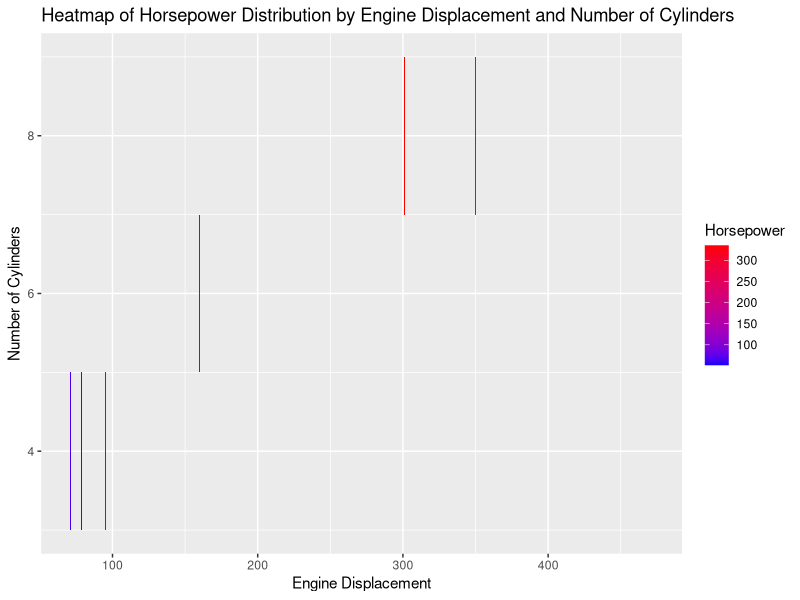
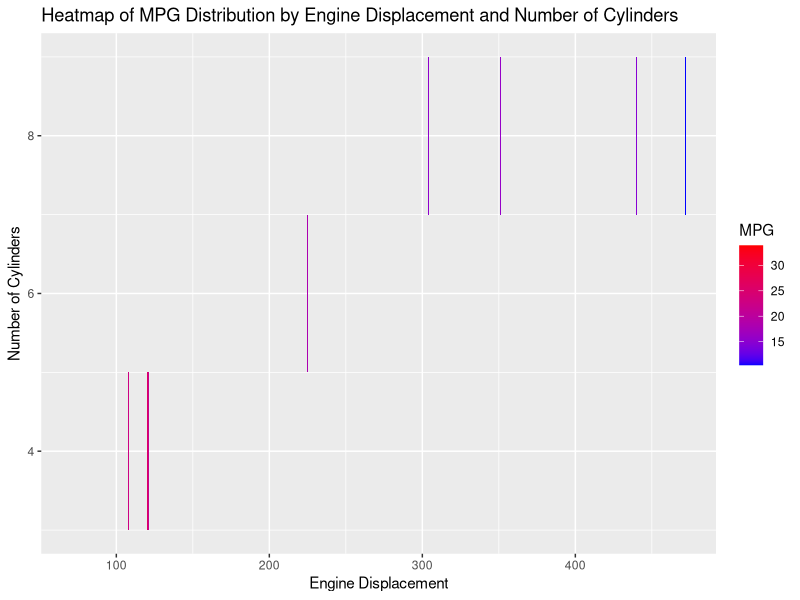

Write R code to recreate these figures, in order.
library(ggplot2)

data(mtcars)

disp = mtcars$disp
cly = mtcars$cyl
hp = mtcars$hp

mtdata = data.frame(cly, disp, hp)

write.csv(mtdata, "mtdata.csv", row.names = FALSE)


hp_dataframe <- data.frame(cly = mtcars$cyl, disp = mtcars$disp, hp = mtcars$hp)
mpg_dataframe <- data.frame(cly = mtcars$cyl, disp = mtcars$disp, mpg = mtcars$mpg)

hp_map <- ggplot(hp_dataframe, aes(x = disp, y = cly, fill = hp)) +
            geom_tile() +
            labs(x = "Engine Displacement", y = "Number of Cylinders", fill = "Horsepower") +
            ggtitle("Heatmap of Horsepower Distribution by Engine Displacement and Number of Cylinders") +
            scale_fill_continuous(name = "Horsepower", low = "blue", high = "red") 

mpg_map <- ggplot(mpg_dataframe, aes(x = disp, y = cly, fill = mpg)) +
            geom_tile() +
            labs(x = "Engine Displacement", y = "Number of Cylinders", fill = "MPG") +
            ggtitle("Heatmap of MPG Distribution by Engine Displacement and Number of Cylinders") +
            scale_fill_continuous(name = "MPG", low = "blue", high = "red") 

ggsave("./plots/hp_heatmap.png", hp_map, width = 8, height = 5, units = "in", dpi = 500)
ggsave("./plots/mpg_heatmap.png", mpg_map, width = 8, height = 5, units = "in", dpi = 500)

